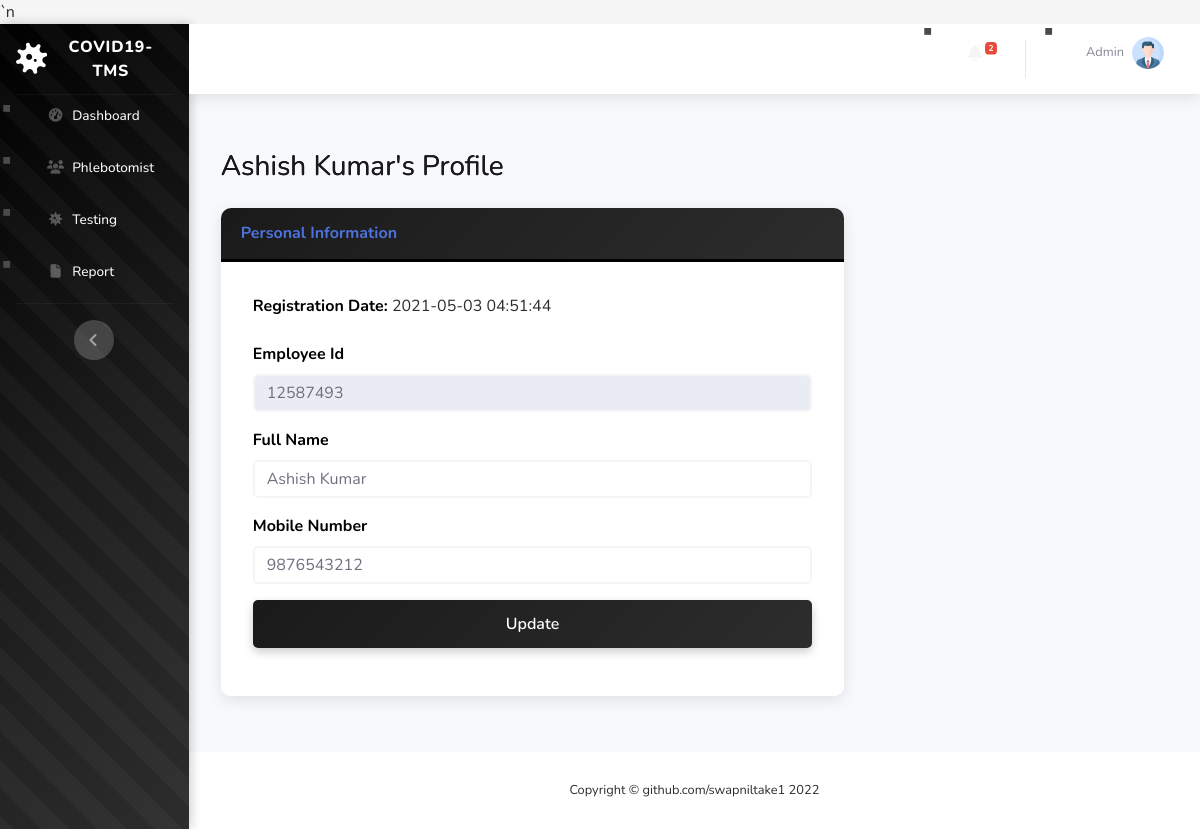
/covid-tms/edit-phlebotomist.php?pid=3 (signed in), run on the app's committed database.
### tables this page shows
CREATE TABLE `tblphlebotomist` (
  `id` int(11) NOT NULL,
  `EmpID` varchar(100) DEFAULT NULL,
  `FullName` varchar(120) DEFAULT NULL,
  `MobileNumber` bigint(12) DEFAULT NULL,
  `RegDate` timestamp NULL DEFAULT current_timestamp()
);

### covid-tms/edit-phlebotomist.php (the view, shortened to what this page needs)
<?php session_start();
include_once('includes/config.php');
if (strlen($_SESSION['aid']==0)) {
  header('location:logout.php');
  } else{
?>
<!DOCTYPE html>
<html lang="en">
<head>
    <link href="vendor/fontawesome-free/css/all.min.css" rel="stylesheet" type="text/css">
    <link href="css/sb-admin-2.min.css" rel="stylesheet">`n    <link href="css/custom-theme.css" rel="stylesheet">
</head>
<body id="page-top">
    <div id="wrapper">
<?php include_once('includes/sidebar.php');?>
        <div id="content-wrapper" class="d-flex flex-column">
            <div id="content">
          <?php include_once('includes/topbar.php');?>
                <div class="container-fluid">
<?php
$pid=intval($_GET['pid']);
$query=mysqli_query($con,"select * from tblphlebotomist where id='$pid'");
while($row=mysqli_fetch_array($query)){
?>
<h1 class="h3 mb-4 text-gray-800"><?php echo $row['FullName'];?>'s Profile</h1>
<form name="editphlebotomist" method="post">
  <div class="row">
                        <div class="col-lg-8">
                            <div class="card shadow mb-4">
                                <div class="card-header py-3">
                                    <h6 class="m-0 font-weight-bold text-primary">Personal Information</h6>
                                </div>
                                <div class="card-body">
 <div class="form-group">
                            <label>Registration Date: </label>
                                     <?php echo $row['RegDate'];?>
                                        </div>
                  <div class="form-group">
                            <label>Employee Id</label>
                             <input type="text" class="form-control" id="empid" name="empid"  value="<?php echo $row['EmpID'];?>"  readonly="true" >
                                        </div>
                        <div class="form-group">
                            <label>Full Name</label>
                                            <input type="text" class="form-control" id="fullname" name="fullname"  placeholder="Enter your full name..." pattern="[A-Za-z ]+" title="letters only" value="<?php echo $row['FullName'];?>" required="true">
                                        </div>
                                        <div class="form-group">
                                             <label>Mobile Number</label>
                                  <input type="text" class="form-control" id="mobilenumber" name="mobilenumber" placeholder="Please enter your mobile number" pattern="[0-9]{10}" title="10 numeric characters only" value="<?php echo $row['MobileNumber'];?>" required="true" >
                                        </div>
        <div class="form-group">
                                 <input type="submit" class="btn btn-primary btn-user btn-block" name="update" id="update" value="Update">
                             </div>
                                </div>
                            </div>
                        </div>
                    </div>
</form>
<?php } ?>
                </div>
            </div>
           <?php include_once('includes/footer.php');?>
        </div>
    </div>
</body>
</html>
<?php } ?>

### covid-tms/includes/topbar.php (shortened to what this page needs)
      <nav class="navbar navbar-expand navbar-light bg-white topbar mb-4 static-top shadow">
            <?php if($_SESSION['aid']):?>
                    <ul class="navbar-nav ml-auto">
<?php $query=mysqli_query($con,"select * from tbltestrecord where ReportStatus is null");
$count=mysqli_num_rows($query);
?>
                        <li class="nav-item dropdown no-arrow mx-1">
                            <a class="nav-link dropdown-toggle" href="#" id="alertsDropdown" role="button"
                                data-toggle="dropdown" aria-haspopup="true" aria-expanded="false">
                                <i class="fas fa-bell fa-fw"></i>
                                <span class="badge badge-danger badge-counter"><?php echo $count;?></span>
                            </a>
                        </li>
                        <li class="nav-item dropdown no-arrow">
                            <a class="nav-link dropdown-toggle" href="#" id="userDropdown" role="button"
                                data-toggle="dropdown" aria-haspopup="true" aria-expanded="false">
                <?php
$adid=$_SESSION['aid'];
$ret1=mysqli_query($con,"select AdminName from tbladmin where ID='$adid'");
while($row1=mysqli_fetch_array($ret1)){
?>
                                <span class="mr-2 d-none d-lg-inline text-gray-600 small"><?php  echo $row1['AdminName'];?></span>
                           <?php } ?>
                                <img class="img-profile rounded-circle"
                                    src="img/profile.png">
                            </a>
                        </li>
                    </ul>
                <?php endif;?>
                </nav>

### covid-tms/css/custom-theme.css (style rules this page uses)
:root { --primary-black: #000000; --dark-gray: #1a1a1a; --medium-gray: #2d2d2d; --light-gray: #4a4a4a; --extra-light-gray: #6a6a6a; --off-white: #f5f5f5; --pure-white: #ffffff; --accent-gray: #808080; }
body { background-color: var(--off-white); color: var(--medium-gray); font-family: 'Nunito', -apple-system, BlinkMacSystemFont, 'Segoe UI', Roboto, sans-serif; }
.navbar-nav .nav-link { color: var(--off-white) !important; font-weight: 500; padding: 0.5rem 1rem !important; margin: 0 0.25rem; border-radius: 5px; transition: all 0.3s ease; }
.card { border: none; border-radius: 10px; box-shadow: 0 5px 20px rgba(0, 0, 0, 0.1); transition: all 0.3s ease; overflow: hidden; }
.card-header { background: linear-gradient(135deg, var(--dark-gray), var(--medium-gray)) !important; color: var(--pure-white) !important; font-weight: 600; padding: 1.25rem; border-bottom: 3px solid var(--primary-black); }
.card-body { background-color: var(--pure-white); padding: 2rem; }
.btn-primary { background: linear-gradient(135deg, var(--dark-gray), var(--medium-gray)) !important; border: none !important; color: var(--pure-white) !important; padding: 0.75rem 2rem; font-weight: 600; border-radius: 5px; transition: all 0.3s ease; box-shadow: 0 4px 10px rgba(0, 0, 0, 0.2); }
.form-control { border: 2px solid var(--off-white); border-radius: 5px; padding: 0.75rem; transition: all 0.3s ease; background-color: var(--pure-white); }
ul li { margin-bottom: 0.75rem; padding-left: 1.5rem; position: relative; }
ul li::before { content: '▪'; position: absolute; left: 0; color: var(--light-gray); font-size: 1.5rem; line-height: 1; }
.topbar { background-color: var(--pure-white) !important; box-shadow: 0 2px 10px rgba(0, 0, 0, 0.1); }
#content-wrapper { background-color: var(--off-white); }
.container-fluid { padding: 2rem; }
.card { background-color: var(--pure-white) !important; border: none !important; }
.text-gray-800 { color: var(--dark-gray) !important; }
#wrapper { background-color: var(--off-white); }
.shadow { box-shadow: 0 4px 15px rgba(0, 0, 0, 0.1) !important; }
h1, h2, h3 { background: linear-gradient(135deg, var(--primary-black), var(--light-gray)); -webkit-background-clip: text; background-clip: text; }
a { color: var(--light-gray); transition: all 0.3s ease; }
.small, small { color: var(--extra-light-gray); }

### covid-tms/edit-phlebotomist.php (style rules this page uses)
label { font-size:16px; font-weight:bold; color:#000; }

### data on the page
tblphlebotomist: FullName "Ashish Kumar", RegDate "2021-05-03 04:51:44", empid "12587493", fullname "Ashish Kumar", mobilenumber "9876543212"

### other printed values
$count "2"
$row1['AdminName'] "Admin"
